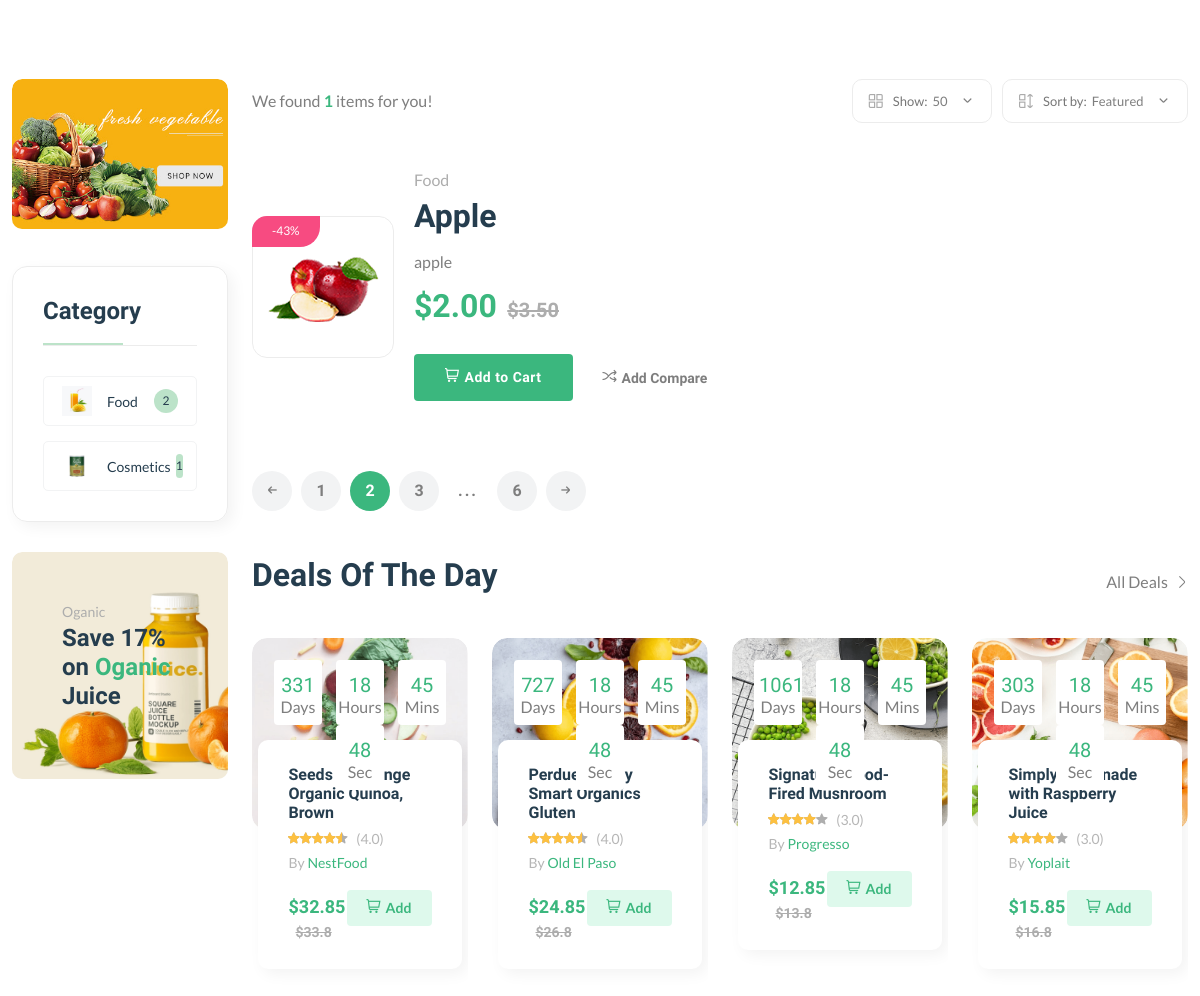
The app's page /vendors/ven5gc5ehc2gb (middle part), older data.
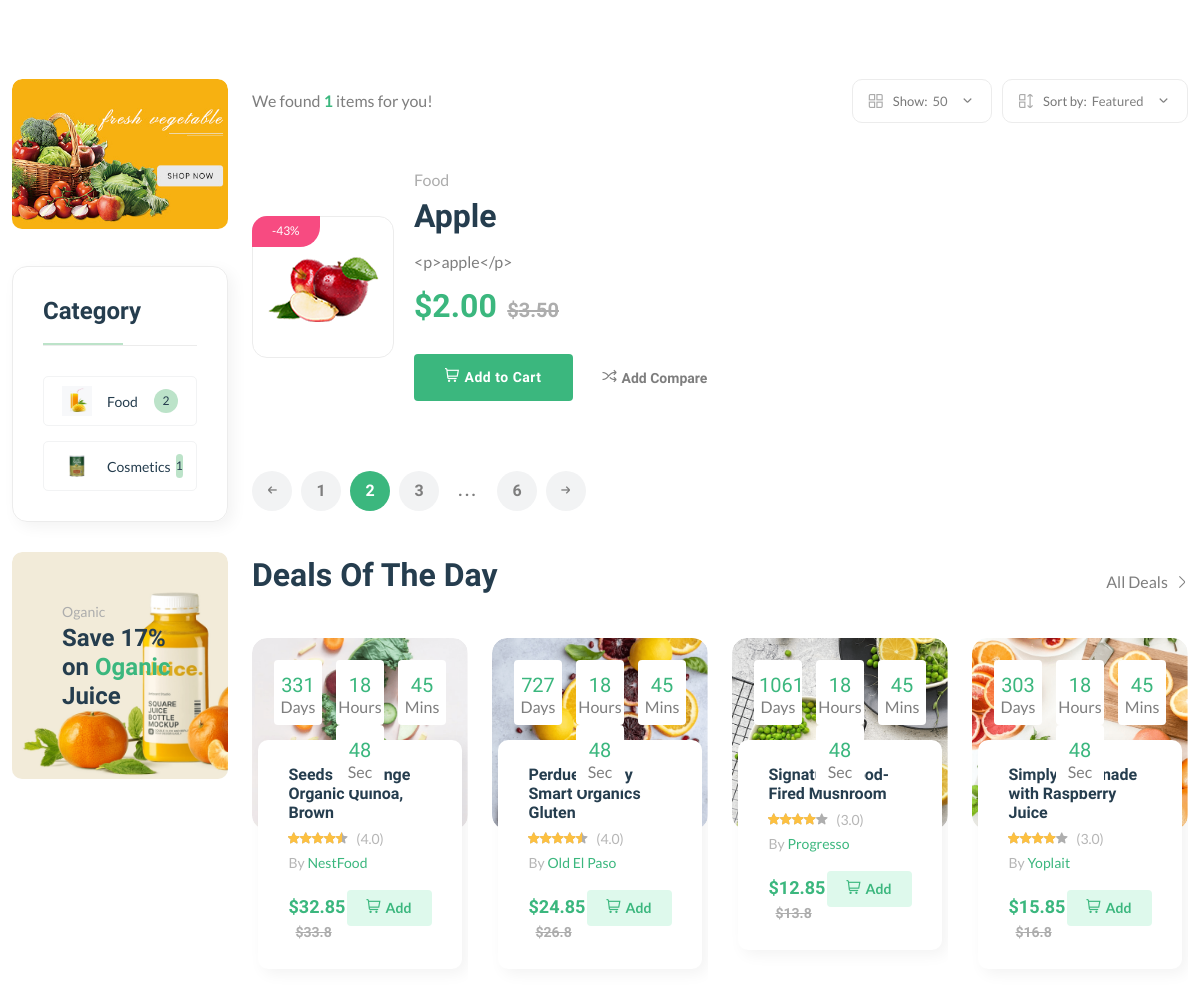
The same page, newer data.
### core/models.py (models this page shows, shortened)
class Product(models.Model):
    pid = ShortUUIDField(
        unique=True, length=10, max_length=20, alphabet="abcdefgh12345"
    )
    user = models.ForeignKey(User, on_delete=models.SET_NULL, null=True)
    category = models.ForeignKey(
        Category, on_delete=models.SET_NULL, null=True, related_name="category"
    )
    vendor = models.ForeignKey(
        Vendor, on_delete=models.SET_NULL, null=True, related_name="vendor"
    )
    title = models.CharField(max_length=100, default="N/A")
    image = models.ImageField(upload_to="user_directory_path", default="product.jpg")
    description = RichTextUploadingField(null=True, blank=True, default="N/A")
    price = models.DecimalField(max_digits=10, decimal_places=2, default=0.00)
    old_price = models.DecimalField(max_digits=10, decimal_places=2, default=0.00)
    specifications = RichTextUploadingField(null=True, blank=True, default="N/A")
    type = models.CharField(max_length=100, default="N/A", null=True, blank=True)
    stock_count = models.CharField(max_length=100, default="N/A", null=True, blank=True)
    life = models.CharField(max_length=100, default="N/A", null=True, blank=True)
    mfd = models.DateTimeField(auto_now_add=False, null=True, blank=True)
    tags = TaggableManager(blank=True)
    product_status = models.CharField(
        choices=STATUS, max_length=10, default="in_review"
    )
    status = models.BooleanField(default=True)
    in_stock = models.BooleanField(default=True)
    featured = models.BooleanField(default=False)
    digital = models.BooleanField(default=False)
    sku = ShortUUIDField(
        unique=True, length=4, max_length=10, prefix="sku", alphabet="1234567890"
    )
    date = models.DateTimeField(auto_now_add=True)
    updated = models.DateTimeField(null=True, blank=True)
    class Meta:
        verbose_name_plural = "Products"
    def get_percentage(self):
        new_price = (self.old_price - self.price) / self.old_price * 100
        return new_price

class Category(models.Model):
    cid = ShortUUIDField(
        unique=True, length=10, max_length=20, prefix="cat", alphabet="abcdefgh12345"
    )
    title = models.CharField(max_length=100, default="N/A")
    image = models.ImageField(upload_to="category", default="category.jpg")
    class Meta:
        verbose_name_plural = "Categories"

### core/views.py (the view)
# urls.py: path("vendors/<vid>", views.vendor_detail_view, name="vendor-detail"),
def vendor_detail_view(request, vid):
    vendor = Vendor.objects.get(vid=vid)
    products = Product.objects.filter(vendor=vendor, product_status="published")
    context = {
        "vendor": vendor,
        "products": products,
    }
    return render(request, "core/vendor-detail.html", context)

### core/context_processor.py (called while the page is built)
def default(request):
    categories = Category.objects.all()
    try:
        address = Address.objects.get(user=request.user)
    except Exception:
        address = None
    return {"categories": categories, "address": address}

### templates/core/vendor-detail.html (shortened to what the changed rows need)
{% extends 'partials/base.html' %}
{% load static %}
{% block content %}
    <main class="main">
        <div class="container mb-30">
            <div class="row flex-row-reverse">
                <div class="col-lg-4-5">
                    <div class="product-list mb-50">
                        {% for p in products %}
                        <div class="product-cart-wrap">
                            <div class="product-img-action-wrap">
                                <div class="product-img product-img-zoom">
                                    <div class="product-img-inner">
                                        <a href="shop-product-right.html">
                                            <img class="default-img" src="{{ p.image.url }}" alt="" />
                                        </a>
                                    </div>
                                </div>
                                <div class="product-badges product-badges-position product-badges-mrg">
                                    <span class="hot">-{{ p.get_percentage|floatformat:0 }}%</span>
                                </div>
                            </div>
                            <div class="product-content-wrap">
                                <div class="product-category">
                                    <a href="shop-grid-right.html">{{ p.category.title }}</a>
                                </div>
                                <h2><a href="shop-product-right.html">{{ p.title|truncatechars:50 }}</a></h2>
                                <p class="mt-15 mb-15">{{ p.description }}</p>
                                <div class="product-price">
                                    <span>${{ p.price }}</span>
                                    <span class="old-price">${{ p.old_price }}</span>
                                </div>
                                <div class="mt-30 d-flex align-items-center">
                                    <a aria-label="Buy now" class="btn" href="shop-cart.html"><i class="fi-rs-shopping-cart mr-5"></i>Add to Cart</a>
                                    <a href="#" class="add-wishlish ml-30 text-body font-sm font-heading font-weight-bold"><i class="fi-rs-shuffle mr-5"></i>Add Compare</a>
                                </div>
                            </div>
                        </div>
                        {% endfor %}
                    </div>
                    <section class="section-padding pb-5">
                        <div class="row">
                            <div class="col-xl-3 col-lg-4 col-md-6">
                                <div class="product-cart-wrap style-2">
                                    <div class="product-content-wrap">
                                        <div class="deals-content">
                                            <h2><a href="shop-product-right.html">Seeds of Change Organic Quinoa, Brown</a></h2>
                                        </div>
                                    </div>
                                </div>
                            </div>
                            <div class="col-xl-3 col-lg-4 col-md-6">
                                <div class="product-cart-wrap style-2">
                                    <div class="product-content-wrap">
                                        <div class="deals-content">
                                            <h2><a href="shop-product-right.html">Perdue Simply Smart Organics Gluten</a></h2>
                                        </div>
                                    </div>
                                </div>
                            </div>
                            <div class="col-xl-3 col-lg-4 col-md-6 d-none d-lg-block">
                                <div class="product-cart-wrap style-2">
                                    <div class="product-content-wrap">
                                        <div class="deals-content">
                                            <h2><a href="shop-product-right.html">Signature Wood-Fired Mushroom</a></h2>
                                        </div>
                                    </div>
                                </div>
                            </div>
                            <div class="col-xl-3 col-lg-4 col-md-6 d-none d-xl-block">
                                <div class="product-cart-wrap style-2">
                                    <div class="product-content-wrap">
                                        <div class="deals-content">
                                            <h2><a href="shop-product-right.html">Simply Lemonade with Raspberry Juice</a></h2>
                                        </div>
                                    </div>
                                </div>
                            </div>
                        </div>
                    </section>
                </div>
            </div>
        </div>
    </main>
{% endblock content %}

Row changes from the older to the newer data that the page shows:
changed Product "Apple": description "apple" → "<p>apple</p>"
